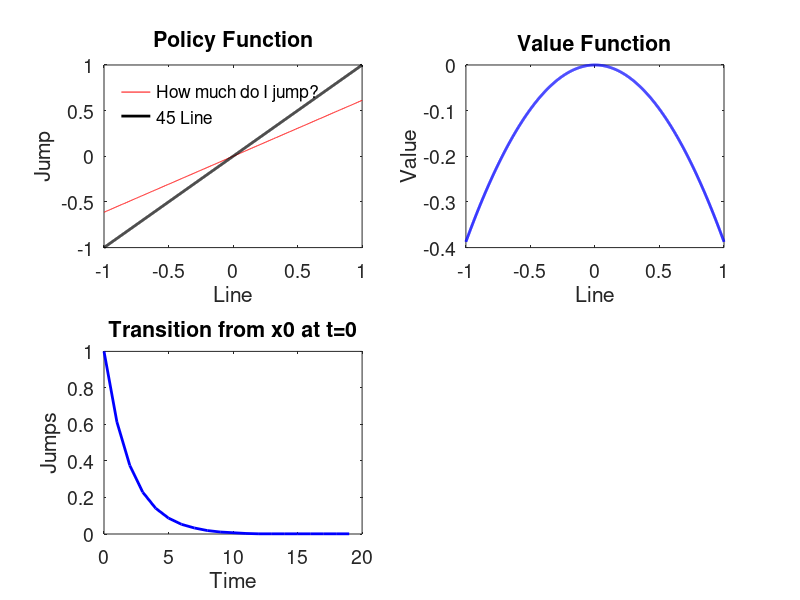

MATLAB code to generate this figure:
%%%%%%%%%%%%%
% reaching_the_center.m
% Solves the "Reaching the Center" problem using VFI.
% Stefano Pica, TA for EC 702
% Fall 2019
%%%%%%%%%%%%%

close all; clear; clc;

% model to be solved by value function iteration
% V(x) = min_{y in R} [ (x-y)^2 + y^2 + beta V(y) ]


%start tracking timing
tic; 
disp('%%%%%%%%%%%%%%%%%%%')
disp('Solving the "Reaching the Center" problem - awesome!')
disp(' ')


%%%%%%%%%%%%%%%%%%%%%%%%%%%%%%%%%%%%%%%%%%%%%%%%%%%%%%%%%%%%%%%%%%%%%%%%%%%
%%%%%%%%%%%%%%%%%%%%%%% THIS BLOCK SETS UP THE MODEL %%%%%%%%%%%%%%%%%%%%%%
%%%%%%%%%%%%%%%%%%%%%%%%%%%%%%%%%%%%%%%%%%%%%%%%%%%%%%%%%%%%%%%%%%%%%%%%%%%


vfmaxit = 1000; %max number of VF iterations
pfmaxit = 20; %max number of PF iterations
vftol = 1e-7; %tolerance on Bellman equation, in percentages
lwidnum = 2; %line width on graphs
fsizenum = 14; %font size on graphs

%utility parameters
beta = 0.95; %discount factor

%grid
dmin = -1;
dmax = 1;
dnum = 1000;
d0 = linspace(dmin,dmax,dnum);


%%%%%%%%%%%%%%%%%%%%%%%%%%%%%%%%%%%%%%%%%%%%%%%%%%%%%%%%%%%%%%%%%%%%%%%%%%%
%%%%%%%%%%%%% THIS BLOCK SETS UP AND SOLVES THE VALUE FUNCTION %%%%%%%%%%%%
%%%%%%%%%%%%%%%%%%%%%%%%%%%%%%%%%%%%%%%%%%%%%%%%%%%%%%%%%%%%%%%%%%%%%%%%%%%


%compute return matrix. Can do it outside loop of value function iteration
%as it is indipendent of it.

Rmat = zeros(dnum,dnum);

for dct = 1:dnum
    for dprimect = 1:dnum
        dval = d0(dct);
        dprimeval = d0(dprimect);
       	Rmat(dct,dprimect) = (dval - dprimeval) ^ 2 + dprimeval ^ 2;
    end
end

%this matrix tells me: for each state (position I am in the line - fix the
%row to see this), what is my utility if I jump to reach distance y (look
%at columns here)

disp('Finished setting up the return matrix.')
toc;
disp(' ')


%%%%%%%%%%%%%%%%%%% OPTIONAL-begin %%%%%%%%%%%%%%
%alternative method to computing the return matrix via loop

[xvar,yvar] = meshgrid(d0, d0);
%you can restrict the set of "feasible jumps" (u can jump within 0 and your
%current x)
%Glow=zeros(knum, knum);
%Gmax=xvar;
%yvar(yvar>=Gmax | yvar<Glow)=NaN;
Rmat2 = (xvar - yvar) .^ 2 + yvar .^ 2;
Rmat2 = Rmat2';

%%%%%%%%%%%%%%%%%%% OPTIONAL-end %%%%%%%%%%%%%%


%initialize the policy and VF arrays
Vold = zeros(dnum,1); %this will store real value of old VF
V = zeros(dnum,1);  %this will store real value of new VF
dprimeind = V;

disp('%%%%')
disp('Starting VFI now - it is actually happening!')
disp(' ')


for vfit = 1:vfmaxit
    %form Bellman equation
    RHSMAT = Rmat + beta * repmat(Vold',dnum,1);
   	[V, dprimeind] = max(-RHSMAT,[],2);
    absdiff = abs(V-Vold);
    vferr = max(absdiff); %maximum absolute error
    if (mod(vfit,25)==1) %show print every 25 steps of the loop
        disp(['VF error = ' num2str(vferr) ' on VF iteration ' num2str(vfit) '.'])
    end
       
    if (vferr < vftol) %exit if converged
        break; 
    end
    
    Vold = V; %if not converged, then Vold <- V, and redo
end

disp(' ')
disp('VF iteration complete.')
toc;
disp('%%%%')
disp(' ')

dprime = d0(dprimeind); %real values of policy function. Each point tells me where I jump


%%%%%%%%%%%%%%%%%%%%%%%%%%%%%%%%%%%%%%%%%%%%%%%%%%%%%%%%%%%%%%%%%%%%%%%%%%%
% THIS BLOCK COMPUTES THE TRANSITION FROM AN ARBITRARY INITIAL CONDITION %%
%%%%%%%%%%%%%%%%%%%%%%%%%%%%%%%%%%%%%%%%%%%%%%%%%%%%%%%%%%%%%%%%%%%%%%%%%%%


x0 = 1; %initial condition. let's start jumping from x0
transit = zeros(pfmaxit,1); %preallocate the transition vector
transit(1) = x0;
for pfit = 2:pfmaxit
    transit(pfit) = dprime(d0==x0); %get from the grid the initial value and apply the PF
    x0 = transit(pfit); %the new initial value is where we just jumped
end


%%%%%%%%%%%%%%%%%%%%%%%%%%%%%%%%%%%%%%%%%%%%%%%%%%%%%%%%%%%%%%%%%%%%%%%%%%%
%%%%%%%%%%%%%%%%%%%%%%%% THIS BLOCK PREPARES PLOTS %%%%%%%%%%%%%%%%%%%%%%%%
%%%%%%%%%%%%%%%%%%%%%%%%%%%%%%%%%%%%%%%%%%%%%%%%%%%%%%%%%%%%%%%%%%%%%%%%%%%

figure 
subplot(2,2,1)
plot(d0,dprime,'r',d0,d0,'k','LineWidth',lwidnum)
xlabel('Line')
ylabel('Jump')
title('Policy Function')
legend('How much do I jump?','45 Line','Location','NorthWest');
legend boxoff;
set(gca,'FontSize',fsizenum)

subplot(2,2,2)
plot(d0,V,'b','LineWidth',lwidnum)
xlabel('Line')
ylabel('Value'); title('Value Function')
set(gca,'FontSize',fsizenum)

subplot(2,2,3)
plot(0:pfmaxit-1,transit,'b','LineWidth',lwidnum)
xlabel('Time')
ylabel('Jumps'); title('Transition from x0 at t=0')
set(gca,'FontSize',fsizenum)
